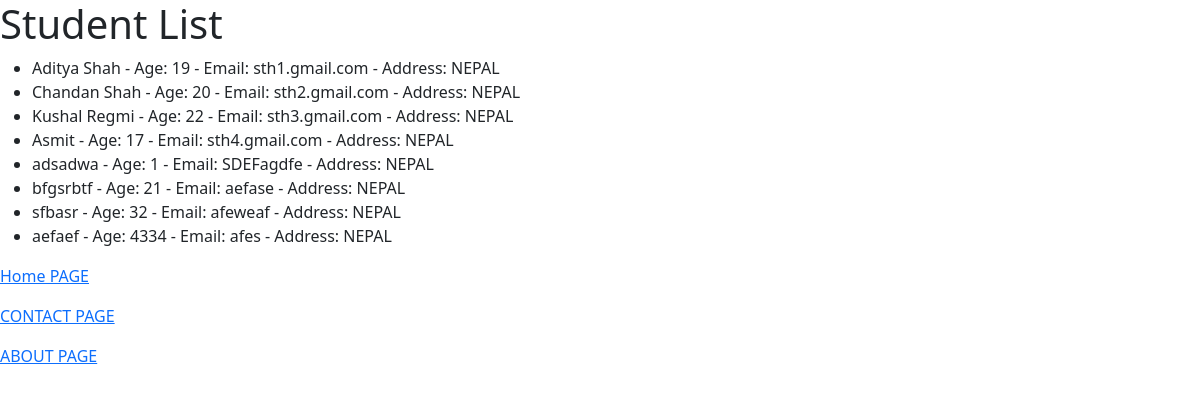
The page /student/ on the database as committed earlier.
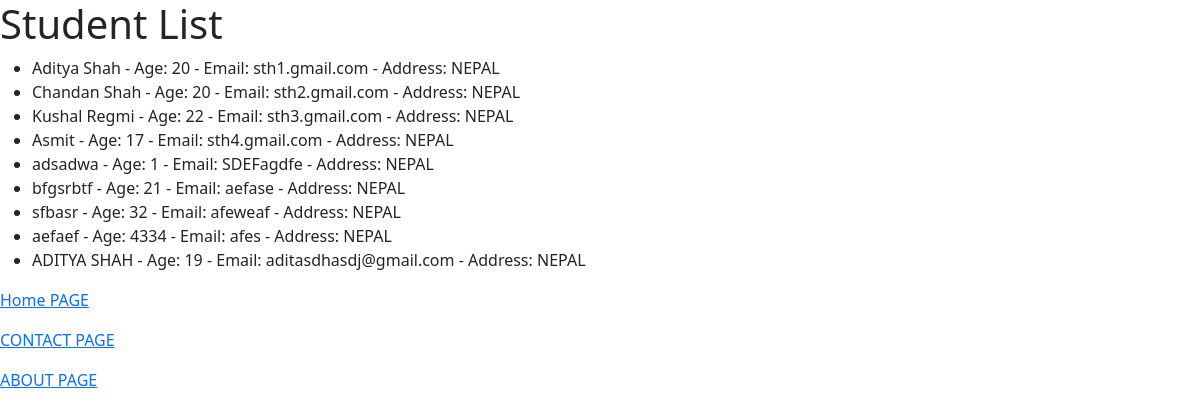
The same page on the database as committed later.
### home/models.py (models this page shows)
class Student(models.Model):
    name =  models.CharField(max_length = 100)
    age = models.IntegerField(default= 18)
    email = models.EmailField()
    address = models.TextField()

### home/views.py (the view)
# urls.py: path('student/', student_list , name="student"),
def student_list(request):
    students = st.objects.all()
    return render(request, "home/student.html",{'students':students})

### home/templates/home/student.html (shortened to what this page needs)
{% extends "base.html" %}
{% block start %}
<body>
    <h1>Student List</h1>
    <ul>
        {% for student in students %}
            <li>{{ student.name }} - Age: {{ student.age }} - Email: {{ student.email }} - Address: {{ student.address }}</li>
        {% endfor %}
    </ul>
    <p> <a href='\' >
        Home PAGE
    </a></p>
    <p>
        <a href='\contact\' >
           CONTACT PAGE
        </a></p>
        <p>
            <a href='\about\' >
               ABOUT PAGE
            </a></p>
</body>
{% endblock%}

Rows that differ between the two databases and show on the page:
changed Student "Aditya Shah": age "19" → "20"
added Student: name "ADITYA SHAH", age "19", email "aditasdhasdj@gmail.com", address "NEPAL"
